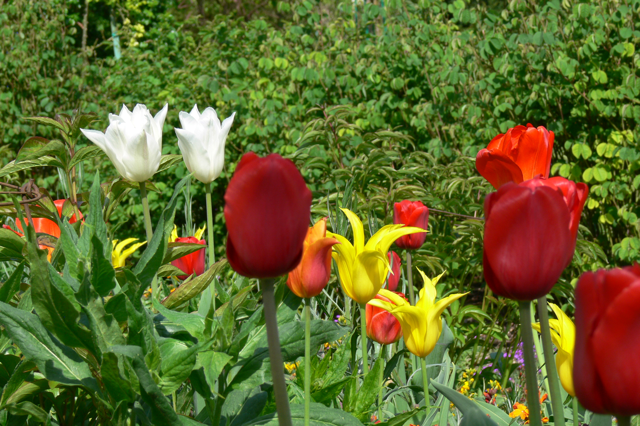
#> input picture 6-kernels/flowers4.png, 640 x 426 px
$ python kernel.py
#> lines starting #> are read from the running program, lines starting #| are printed output that depends on the picture
import cv2
import os
import numpy as np
import matplotlib.pyplot as plt

# 1 - Reading image
dir_path = os.path.dirname(os.path.realpath(__file__))
img_path = os.path.join(dir_path, "flowers4.png")
img_original = cv2.imread(img_path)
#> img_original is the input picture: shape (426, 640, 3); mean B, G, R 43.2, 103.7, 97.9

# Displaying image in gray and double
img_gray = cv2.cvtColor(img_original, cv2.COLOR_BGR2GRAY)
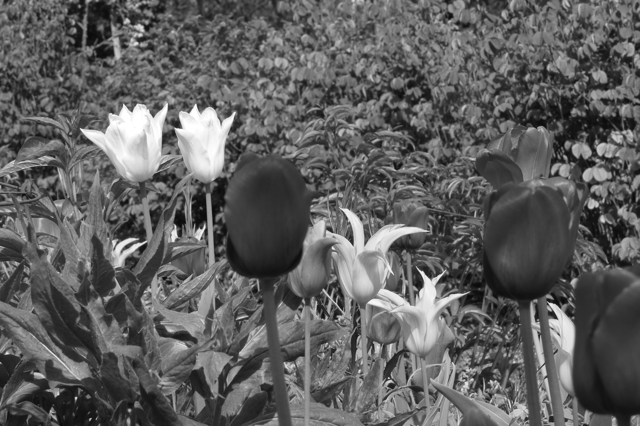
#> img_gray: shape (426, 640); min 9, max 255, mean 95.1
cv2.imshow("Image gray double", img_gray)
cv2.waitKey(0)

# 2 - Make 15x15 kernel with volume one
kU = np.ones((15, 15), np.float32) / (15 * 15)

plt.figure(figsize=(6, 6))
plt.imshow(kU, cmap='gray', interpolation='nearest')
plt.title("15x15 Uniform Kernel")
plt.colorbar()
plt.axis('off')
plt.savefig(os.path.join(dir_path, "uniform_kernel_plot.png"), bbox_inches='tight', dpi=300)
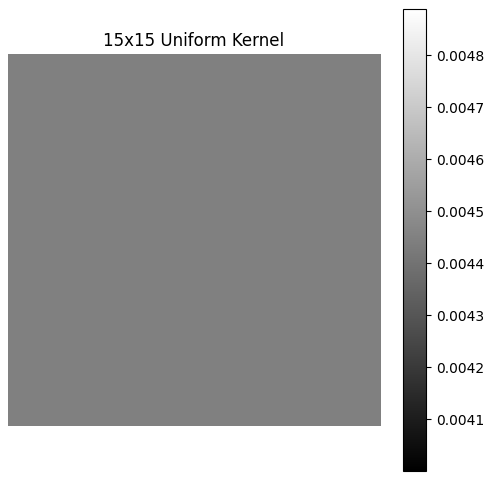
#> figure drawn by matplotlib, 2 panels
plt.show()

# 3 - Apply kernel to image
imU = cv2.filter2D(img_gray, -1, kU)
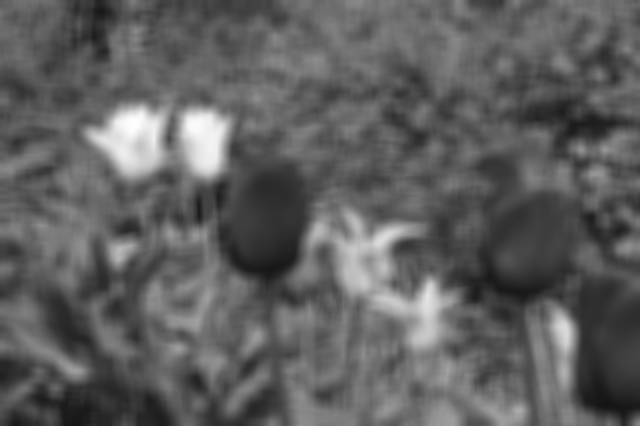
#> imU: shape (426, 640); min 21, max 254, mean 95.1

# 4 - Gaussian blur from scratch
def kgauss(sigma, half_width):
    size = half_width * 2 + 1   # Size must be odd
    if size % 2 == 0:
        raise ValueError("Size must be odd.")

    ax = np.arange(-half_width, half_width + 1) # -half_width to half_width around center pixel
    xx, yy = np.meshgrid(ax, ax)    # 2D grid for kernel
    kernel = np.exp(-(xx**2 + yy**2) / (2. * sigma**2))
    kernel /= kernel.sum()  # Normalize

    return kernel

# Gaussian Blur with sigma 5 and half width of 8
kG = kgauss(5, 8)

plt.figure(figsize=(6, 6))
plt.imshow(kG, cmap='gray', interpolation='nearest')
plt.title("Gaussian Kernel")
plt.colorbar()
plt.axis('off')
plt.savefig(os.path.join(dir_path, "gaussian_kernel_plot.png"), bbox_inches='tight', dpi=300)
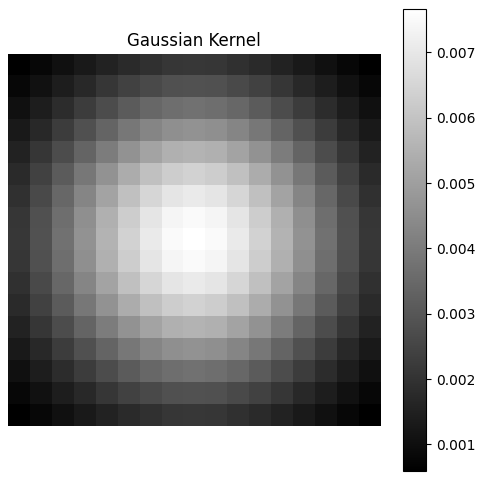
#> figure drawn by matplotlib, 2 panels
plt.show()

# 5 - Apply Gaussian blur
imG = cv2.filter2D(img_gray, -1, kG)
cv2.imshow("blur_cv2", imG)
cv2.waitKey(0)

# Gaussian blur direct implementation
# imG = cv2.GaussianBlur(img_gray, (17, 17), 5)

# 6 - Show image
cv2.imshow("Image with uniform filter", imU)
cv2.waitKey(0)
cv2.imshow("Image with Gaussian filter", imG)
cv2.waitKey(0)

# Save images
cv2.imwrite(dir_path + "\\flowers4_uniform.png", imU)
cv2.imwrite(dir_path + "\\flowers4_gaussian.png", imG)
